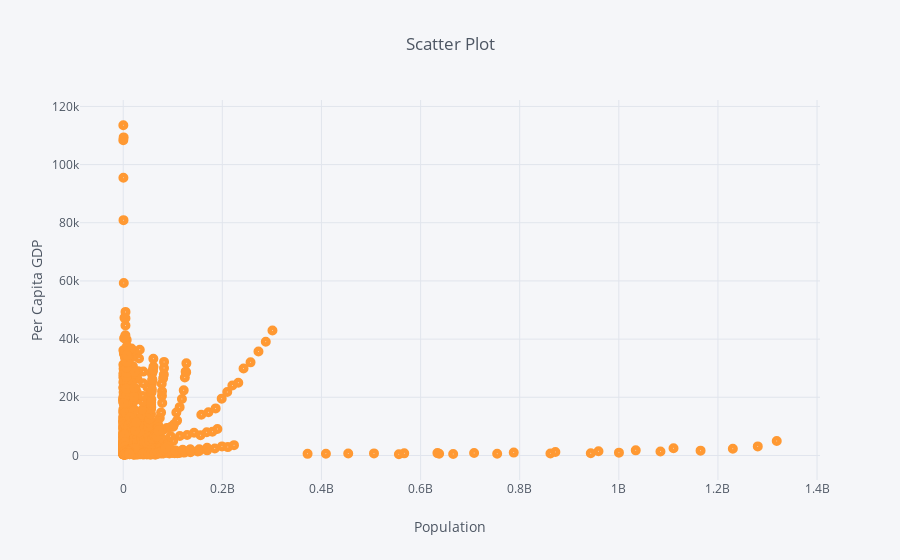

The notebook cell saved with this chart:
### Markdown cell above
# Scatter Plots  
- This uses original (Tall), not Pivoted (Wide) data

### Code cell
df.iplot(kind='scatter', 
         x='population',
         y='gdpPerCapita',
         mode='markers',
         symbol='circle-dot',
         colors=['orange','teal'],
         size=10,
         xTitle='Population',
         yTitle='Per Capita GDP',
         title='Scatter Plot')

### Figure 1 — Plotly figure (JSON) as saved in the notebook; plotly's stock layout.template omitted (floating-point values rounded to 4 significant figures; data arrays with more than 128 entries replaced by an {"elided": "..."} marker saying what was removed)
{"data": [{"line": {"color": "rgba(255, 153, 51, 1.0)", "dash": "solid", "shape": "linear", "width": 1.3}, "marker": {"size": 10, "symbol": "circle-dot"}, "mode": "markers", "name": "gdpPerCapita", "text": "", "type": "scatter", "uid": "de5f7742-0dcc-4b7c-a7d9-153bb143be93", "x": {"elided": "1704 int values"}, "y": {"elided": "1704 float values"}}], "layout": {"legend": {"bgcolor": "#F5F6F9", "font": {"color": "#4D5663"}}, "paper_bgcolor": "#F5F6F9", "plot_bgcolor": "#F5F6F9", "title": {"font": {"color": "#4D5663"}, "text": "Scatter Plot"}, "xaxis": {"gridcolor": "#E1E5ED", "showgrid": true, "tickfont": {"color": "#4D5663"}, "title": {"font": {"color": "#4D5663"}, "text": "Population"}, "zerolinecolor": "#E1E5ED"}, "yaxis": {"gridcolor": "#E1E5ED", "showgrid": true, "tickfont": {"color": "#4D5663"}, "title": {"font": {"color": "#4D5663"}, "text": "Per Capita GDP"}, "zerolinecolor": "#E1E5ED"}}}
